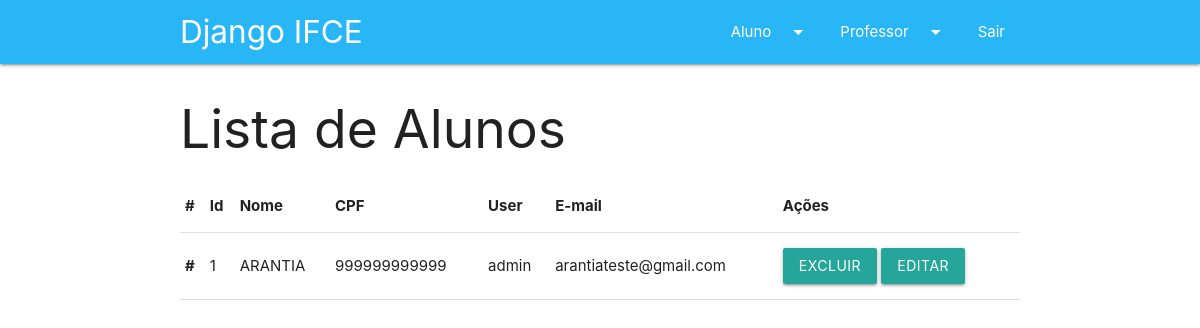
Before: /aluno/lista/ with the older database file.
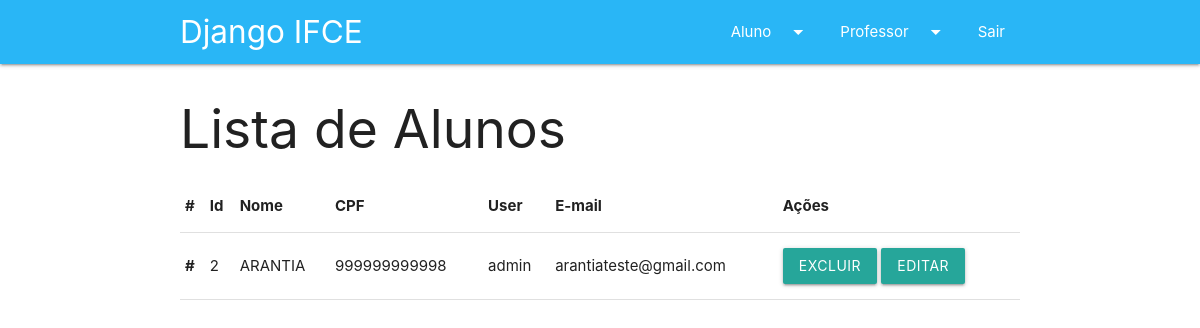
After: the same page with the newer database file.
### apps/aluno/models.py (models this page shows)
class Aluno(models.Model):
    nome = models.CharField(max_length=100,help_text='Nome do Aluno')
    cpf = models.CharField(max_length=12,help_text='CPF do Aluno',blank=False,default='')
    user = models.OneToOneField(User,on_delete=models.CASCADE,related_name='perfil',default='')
    email = models.CharField(max_length=100,help_text='e-mail',default='')
    data_nasc = models.DateField('Data de Nascimento',auto_now=False,auto_now_add=False,blank=True,default='')

### apps/aluno/views.py (the view)
# urls.py: path('lista/',views.ListAlunosView.as_view(),name='lista_alunos'),
class ListAlunosView(ListView):
   model = Aluno
   template_name = 'aluno/lista_alunos.html'
   context_object_name = 'alunos'
   paginate_by = 6
   def get_queryset(self):
       return Aluno.objects.all().order_by('-id')

### templates/aluno/lista_alunos.html (shortened to what this page needs)
{% extends 'base.html' %}
{% load widget_tweaks %}
{% block body %}
<div class="container">
    <h2>Lista de Alunos</h2>
    <div class="row">
        <div class="col-md-12">
            <table class="table table-hover">
                <thead>
                    <tr>
                        <th scope="col">#</th>
                        <th scope="col">Id</th>
                        <th scope="col">Nome</th>
                        <th scope="col">CPF</th>
                        <th scope="col">User</th>
                        <th scope="col">E-mail</th>
                        <th scope="col">Ações</th>
                    </tr>
                </thead>
                <tbody>
                    {% for aluno in alunos %}
                    <tr>
                        <th scope="row">#</th>
                        <td>{{ aluno.id }}</td>
                        <td>{{ aluno.nome }}</td>
                        <td>{{ aluno.cpf }}</td>
                        <td>{{ aluno.user }}</td>
                        <td>{{ aluno.email}}</td>
                        <td>
                            <a href="{% url 'aluno:delete_aluno' aluno.id %}" class="btn btn-danger btn-sm confirm-delete" id="deleteButton-{{ aluno.id }}">Excluir</a>
                            <a href="{% url 'aluno:edit_aluno' aluno.id %}" class="btn btn-primary btn-sm">Editar</a>
                        </td>
                    </tr>
                    {% endfor %}
                </tbody>
            </table>
        </div>
    </div>
</div>
{% endblock body %}

### templates/base.html (shortened to what this page needs)
{% load static %}
<!DOCTYPE html>
<html lang="en">
<head>
  <link rel="stylesheet" href="https://cdnjs.cloudflare.com/ajax/libs/materialize/1.0.0/css/materialize.min.css">
  <link href="{% static 'css/materialize.css' %} " type="text/css" rel="stylesheet" media="screen,projection" />
</head>
<body>
  <nav class="light-blue lighten-1" role="navigation">
    <div class="nav-wrapper container"><a id="logo-container" href="/" class="brand-logo">Django IFCE</a>
      <ul class="right hide-on-med-and-down">
        <li><a class="dropdown-trigger" href="#!" data-target="dropdown">Aluno<i
              class="material-icons right">arrow_drop_down</i></a></li>
        <li><a class="dropdown-trigger2" href="#!" data-target="dropdown2">Professor<i
              class="material-icons right">arrow_drop_down</i></a></li>
        <li><a href="">Sair</a></li>
      </ul>
    </div>
  </nav>
  {% block body%}
  {% endblock body %}
</body>
</html>

Changed rows visible on the page:
removed Aluno: id "1", nome "ARANTIA", cpf "999999999999", user "admin", email "arantiateste@gmail.com"
added Aluno: id "2", nome "ARANTIA", cpf "999999999998", user "admin", email "arantiateste@gmail.com"
